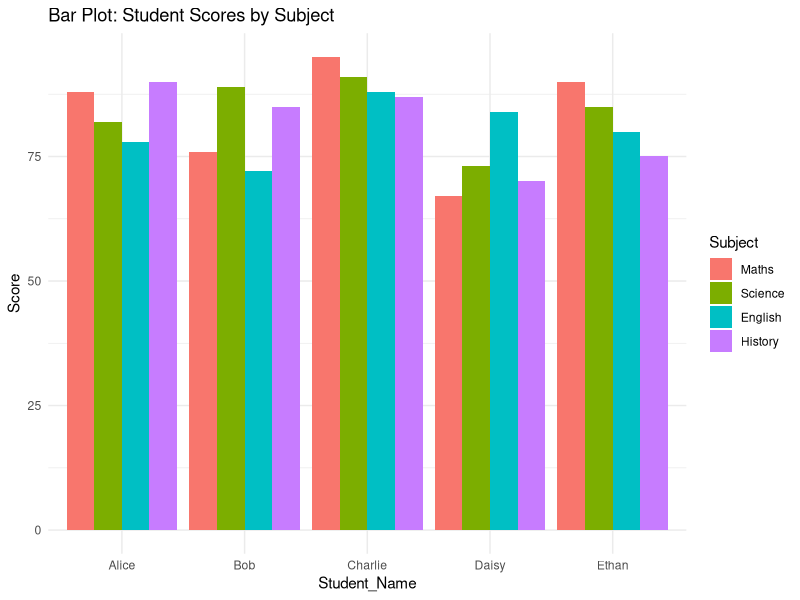
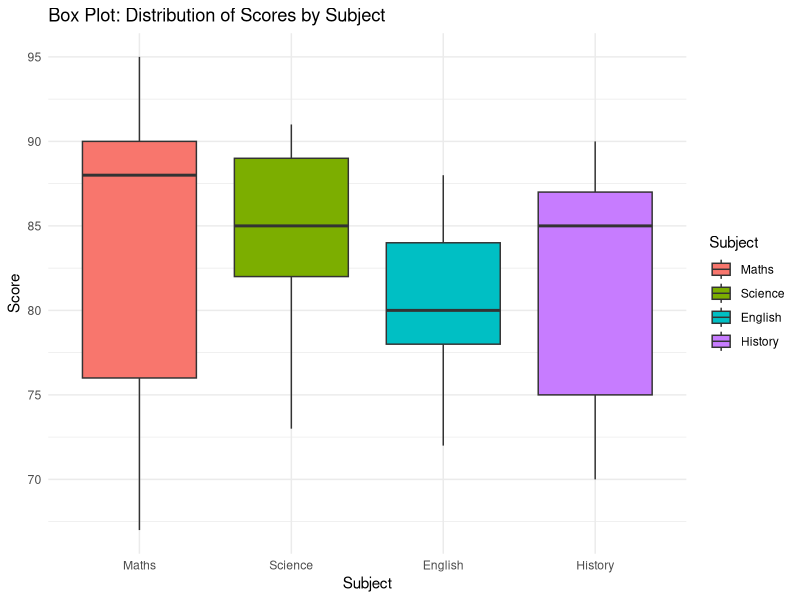
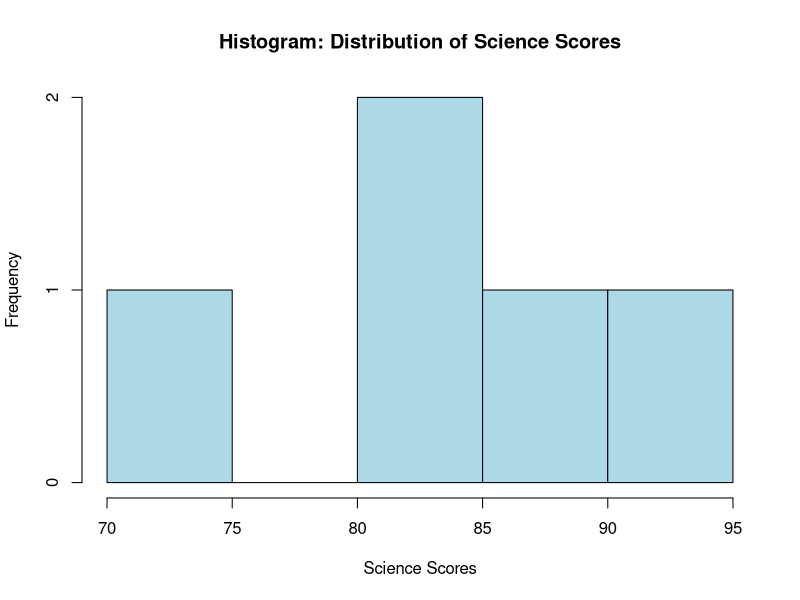
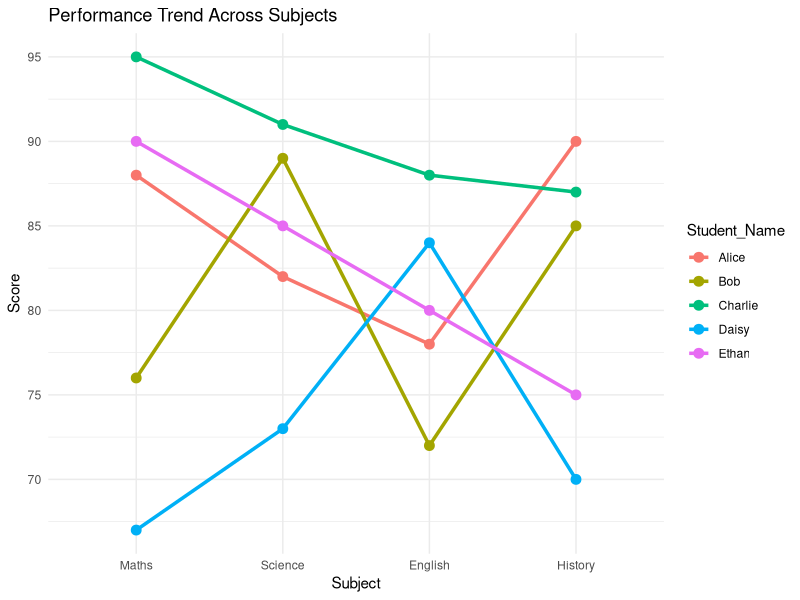

The R source for these figures, in order:
library(ggplot2)
library(reshape2)

students <- data.frame(
  Student_Name = c("Alice", "Bob", "Charlie", "Daisy", "Ethan"),
  Maths = c(88, 76, 95, 67, 90),
  Science = c(82, 89, 91, 73, 85),
  English = c(78, 72, 88, 84, 80),
  History = c(90, 85, 87, 70, 75)
)

print("Student Dataset:")
print(students)

print("Check for missing values:")
sum(is.na(students))  # Should be 0 if no missing data

summary_stats <- data.frame(
  Subject = names(students)[2:5],
  Mean = sapply(students[2:5], mean),
  Median = sapply(students[2:5], median),
  SD = sapply(students[2:5], sd)
)

print("Summary Statistics:")
print(summary_stats)

students_long <- melt(students, id.vars = "Student_Name",
                      variable.name = "Subject", value.name = "Score")

ggplot(students_long, aes(x = Student_Name, y = Score, fill = Subject)) +
  geom_bar(stat = "identity", position = "dodge") +
  ggtitle("Bar Plot: Student Scores by Subject") +
  theme_minimal()

ggplot(students_long, aes(x = Subject, y = Score, fill = Subject)) +
  geom_boxplot() +
  ggtitle("Box Plot: Distribution of Scores by Subject") +
  theme_minimal()

hist(students$Science,
     main = "Histogram: Distribution of Science Scores",
     xlab = "Science Scores",
     col = "lightblue",
     border = "black")

ggplot(students_long, aes(x = Subject, y = Score, group = Student_Name, color = Student_Name)) +
  geom_line(size = 1.2) +
  geom_point(size = 3) +
  ggtitle("Performance Trend Across Subjects") +
  theme_minimal()

top_scorers <- sapply(students[2:5], function(x) students$Student_Name[which.max(x)])
bottom_scorers <- sapply(students[2:5], function(x) students$Student_Name[which.min(x)])

print("Top Scorers:")
print(top_scorers)

print("Bottom Scorers:")
print(bottom_scorers)
